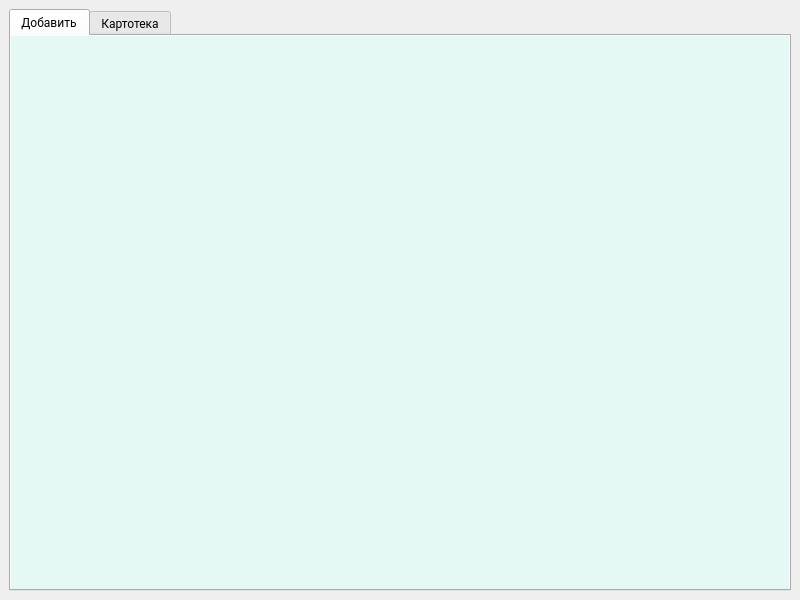
<?xml version="1.0" encoding="UTF-8"?>
<ui version="4.0">
 <class>MainWindow</class>
 <widget class="QMainWindow" name="MainWindow">
  <property name="geometry">
   <rect>
    <x>0</x>
    <y>0</y>
    <width>800</width>
    <height>600</height>
   </rect>
  </property>
  <property name="minimumSize">
   <size>
    <width>800</width>
    <height>600</height>
   </size>
  </property>
  <property name="windowTitle">
   <string>MainWindow</string>
  </property>
  <widget class="QWidget" name="centralwidget">
   <property name="styleSheet">
    <string notr="true"/>
   </property>
   <layout class="QGridLayout" name="gridLayout">
    <item row="0" column="1">
     <widget class="QTabWidget" name="tabWidget">
      <property name="font">
       <font>
        <family>Roboto</family>
        <pointsize>9</pointsize>
       </font>
      </property>
      <property name="autoFillBackground">
       <bool>false</bool>
      </property>
      <property name="styleSheet">
       <string notr="true"/>
      </property>
      <property name="currentIndex">
       <number>0</number>
      </property>
      <widget class="QWidget" name="AddCardWidget">
       <property name="styleSheet">
        <string notr="true">background-color:#e5f8f6;</string>
       </property>
       <attribute name="title">
        <string>Добавить</string>
       </attribute>
       <layout class="QGridLayout" name="gridLayout_2">
        <property name="spacing">
         <number>0</number>
        </property>
        <item row="0" column="0">
         <layout class="QGridLayout" name="gridLayout_4">
          <property name="spacing">
           <number>0</number>
          </property>
         </layout>
        </item>
       </layout>
      </widget>
      <widget class="QWidget" name="CardIndexWidget">
       <property name="styleSheet">
        <string notr="true">background-color:#e5f8f6;</string>
       </property>
       <attribute name="title">
        <string>Картотека</string>
       </attribute>
       <layout class="QGridLayout" name="gridLayout_5">
        <property name="spacing">
         <number>0</number>
        </property>
        <item row="0" column="0">
         <layout class="QGridLayout" name="gridLayout_3">
          <property name="spacing">
           <number>0</number>
          </property>
         </layout>
        </item>
       </layout>
      </widget>
     </widget>
    </item>
   </layout>
  </widget>
  <widget class="QMenuBar" name="menubar">
   <property name="geometry">
    <rect>
     <x>0</x>
     <y>0</y>
     <width>800</width>
     <height>21</height>
    </rect>
   </property>
  </widget>
 </widget>
 <resources/>
 <connections/>
</ui>
